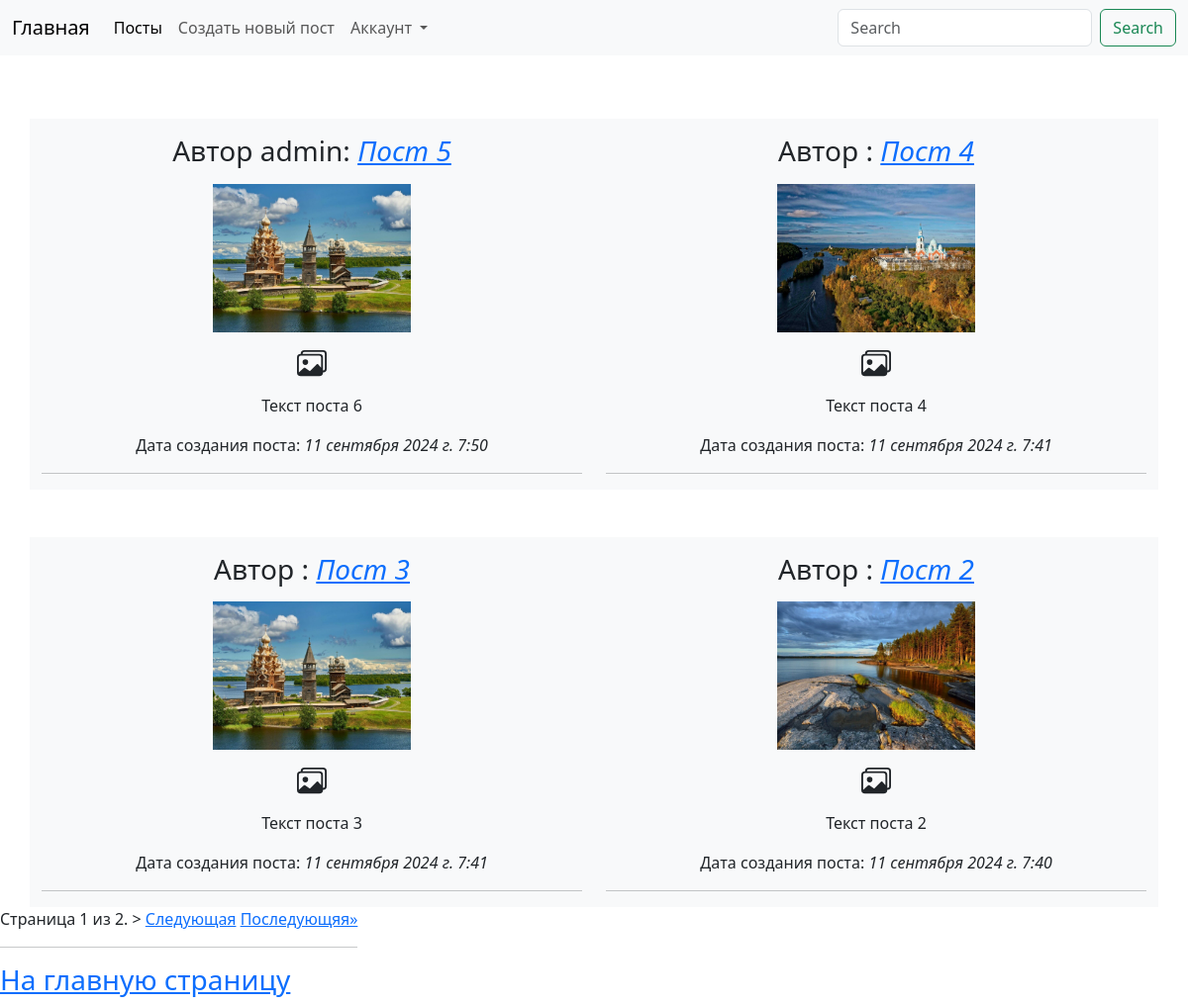
The page /board/post/ on the database its author committed.
### board/models.py (models this page shows, shortened)
class Post(models.Model):
    author = models.ForeignKey(User, on_delete=models.CASCADE, verbose_name='Автор')
    title = models.CharField(max_length=200, verbose_name='Заголовок')
    text = models.TextField(max_length=500, verbose_name='Текст объявления')
    created_at = models.DateTimeField(default=timezone.now, verbose_name='Опубликовано',
                                      editable=False)  # Параметр 'editable' отключает возможность для редактирования
    url_adders = models.CharField(max_length=150, verbose_name='Ссылка на сайт')
    image = models.ImageField(upload_to='posts/', null=True, verbose_name='Изображение')
    slug = models.SlugField(max_length=200, unique=True, editable=False, null=True)
    def get_absolute_url(self):
        return reverse('board:post_detail', kwargs={'slug': self.slug})
    class Meta:  # Настроечный класс
        verbose_name = 'Объявление'
        verbose_name_plural = 'Объявления'

### users/models.py (models this page shows)
class CustomUser(AbstractUser):
    phone = models.CharField(max_length=20, verbose_name="Телефон")
    city = models.CharField(max_length=100, verbose_name="Город")
    image = models.ImageField(upload_to="users/", null=True, verbose_name="Изображение")

### board/views.py (the view)
# urls.py: path('post/', post_list, name='post_list'),
def post_list(request):
    posts = Post.objects.all().order_by('-created_at')
    paginator = Paginator(posts, 4)
    page_number = request.GET.get('page')
    page_obj = paginator.get_page(page_number)
    context = {
        'title': 'Объявления',
        'page_obj': page_obj
    }
    return render(request, template_name='board/posts.html', context=context)

### board/templates/board/posts.html (shortened to what this page needs)
{% extends 'board/base.html' %}
{% block content %}
<div class="container">
    <div class="row gy-5">
        {% for post in page_obj %}
        <div class="col-6 bg-light text-dark text-center">
            <h3 class="text-center  my-3">Автор {{post.author}}: <a href="{{ post.get_absolute_url }}">
                <i>{{post.title}}</i></a></h3>
            <div class="text-center">
                <img width="200px" height="150px" src="/media/{{post.image}}">
            </div>
            <p>{{post.text}}</p>
            <p>Дата создания поста: <i>{{post.created_at}}</i></p>
            <hr>
        </div>
        {% endfor %}
    </div>
</div>
<div class="pagination">
    <span class="step-links">
        <span class="current">
            Страница {{page_obj.number}} из {{page_obj.paginator.num_pages}}.
        </span>>
        {% if page_obj.has_next %}
            <a href="?page={{page_obj.next_page_number }}">Следующая</a>
        <a href="?page={{page_obj.paginator.num_pages }}">Последующяя&raquo;</a>
        {% endif %}
<hr>
<a href="{% url 'board:index'%}"><h3>На главную страницу</h3></a>
{% endblock content %}

### rows shown on the page
Post: author "admin", title "Пост 5", image (picture), text "Текст поста 6", created_at "11 сентября 2024 г. 7:50"
Post: title "Пост 4", image (picture), text "Текст поста 4", created_at "11 сентября 2024 г. 7:41"
Post: title "Пост 3", image (picture), text "Текст поста 3", created_at "11 сентября 2024 г. 7:41"
Post: title "Пост 2", image (picture), text "Текст поста 2", created_at "11 сентября 2024 г. 7:40"

### other values the page prints
{{ page_obj.number }} "1"
{{ page_obj.paginator.num_pages }} "2"
